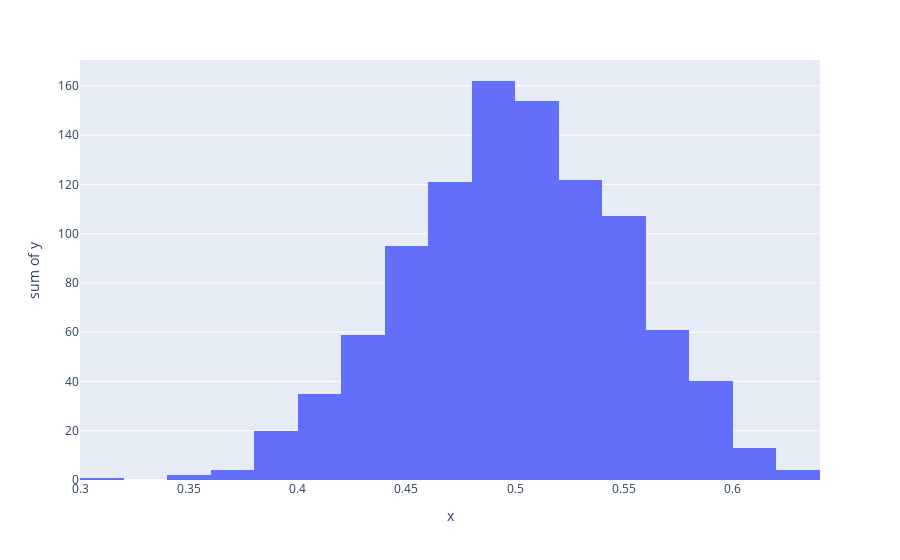

The notebook cell this image was saved under:
### Markdown cell above
# Inferential Statistics
Descriptive statistics, which we have covered so far, is commonly understood. However, when we ge into inferential statistics the abstract relationships between sample and population come into full play.

### Code cell
# Example 3-15. Exploring the central limit theorem in Python

# Samples of the uniform distribution will average out to a normal distribution.
import random
import plotly.express as px

sample_size = 31
sample_count = 1000

# Central limit theorem, 1000 samples each with 31
# random numbers between 0.0 and 1.0”

x_values = [(sum([random.uniform(0.0, 1.0) for i in range(sample_size)]) / sample_size) for _ in range(sample_count)]

y_values = [ 1 for _ in range(sample_count)]


# plot the histogram
px.histogram(x=x_values, y = y_values, nbins=20).show()

### Figure 1 — Plotly figure (JSON) as saved in the notebook; plotly's stock layout.template omitted (floating-point values rounded to 4 significant figures; data arrays with more than 128 entries replaced by an {"elided": "..."} marker saying what was removed)
{"data": [{"alignmentgroup": "True", "bingroup": "x", "histfunc": "sum", "hovertemplate": "x=%{x}<br>sum of y=%{y}<extra></extra>", "legendgroup": "", "marker": {"color": "#636efa", "pattern": {"shape": ""}}, "name": "", "nbinsx": 20, "offsetgroup": "", "orientation": "v", "showlegend": false, "type": "histogram", "x": {"elided": "1000 float values"}, "xaxis": "x", "y": {"elided": "1000 int values"}, "yaxis": "y"}], "layout": {"barmode": "relative", "legend": {"tracegroupgap": 0}, "margin": {"t": 60}, "xaxis": {"anchor": "y", "domain": [0, 1], "title": {"text": "x"}}, "yaxis": {"anchor": "x", "domain": [0, 1], "title": {"text": "sum of y"}}}}
